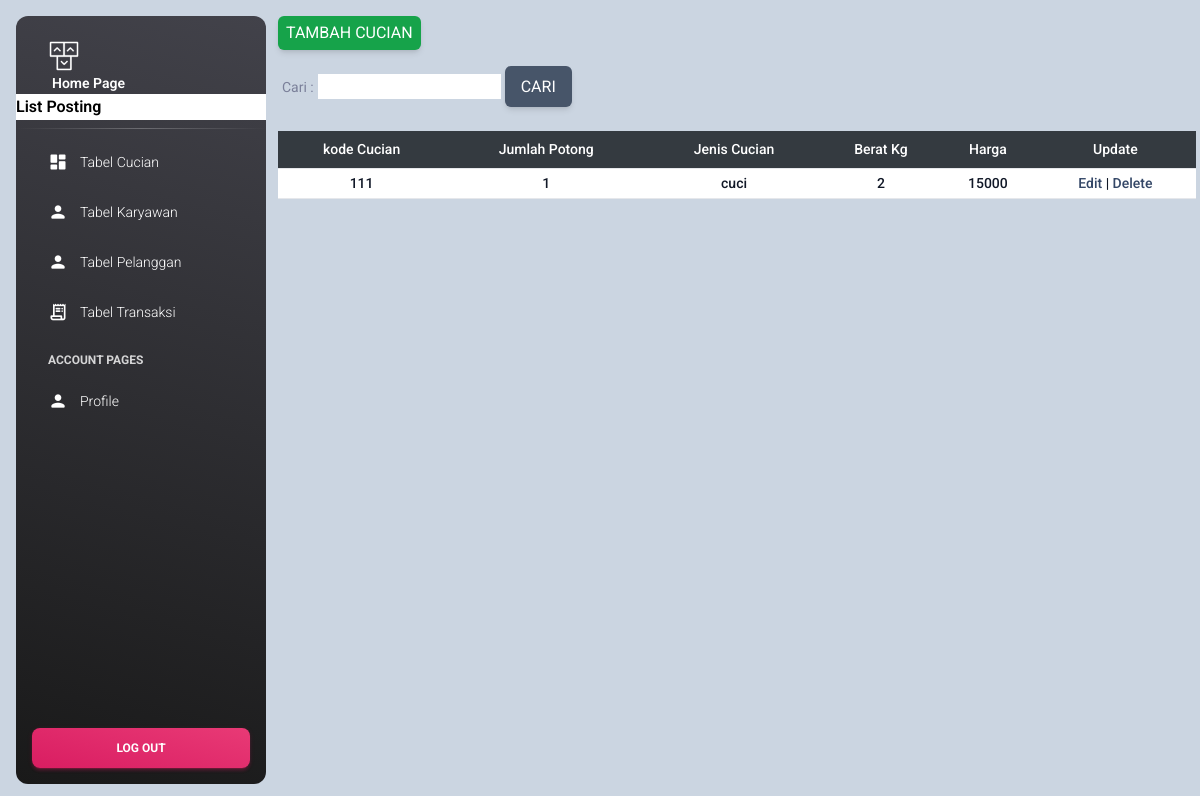
The page /public/cucian/cucian.php on the database as committed earlier.
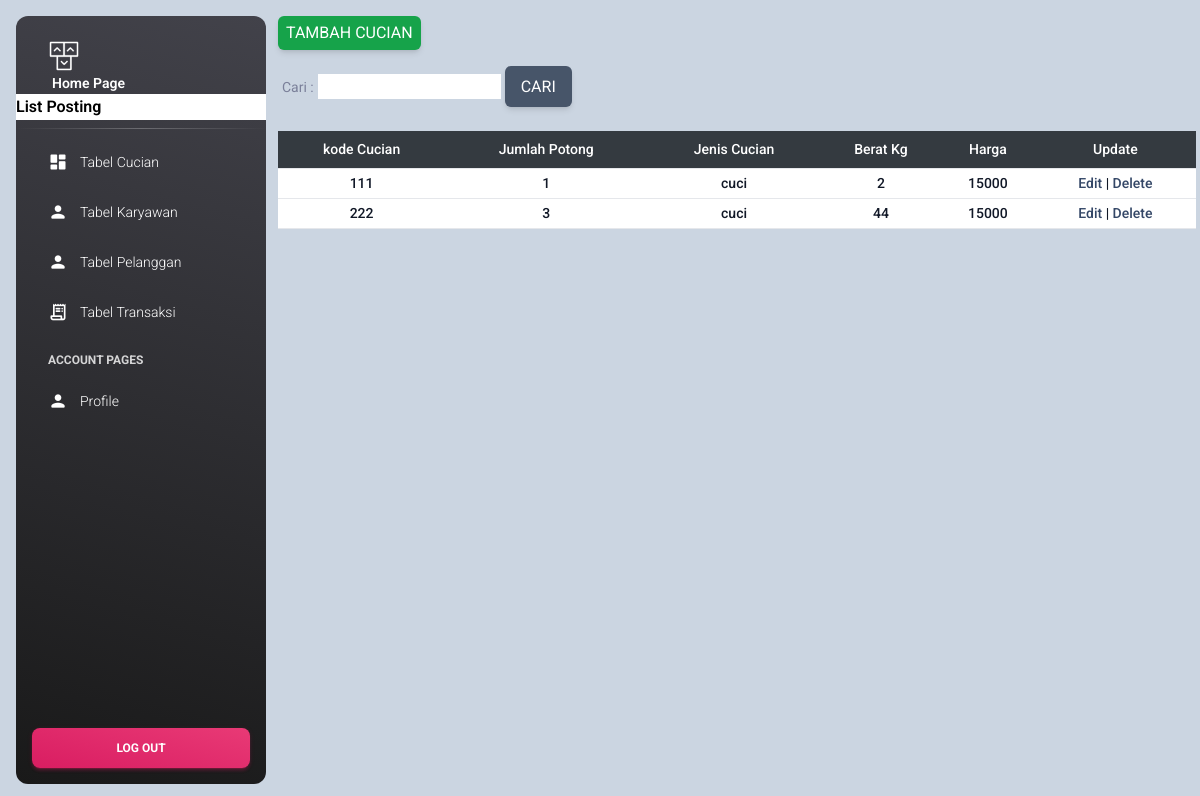
The same page on the database as committed later.
### tables this page shows
CREATE TABLE `cucian` (
  `kodecucian` char(20) NOT NULL,
  `jumlahpotong` int(11) DEFAULT NULL,
  `jeniscucian` varchar(100) DEFAULT NULL,
  `berat_kg` int(11) DEFAULT NULL,
  `harga` int(11) DEFAULT NULL
);

### public/cucian/cucian.php (the view, shortened to what the changed rows need)
<?php
include_once("../../config/config.php");
?>
<!DOCTYPE html>
<html lang="en">
<head>
    <link rel="stylesheet" href="../css/style.css">
<link href="../../assets/css/nucleo-icons.css" rel="stylesheet" />
<link href="../../assets/css/nucleo-svg.css" rel="stylesheet" />
<link id="pagestyle" href="../../assets/css/material-dashboard.css?v=3.0.4" rel="stylesheet" />
</head>
<body class="g-sidenav-show" >
<div class="bg-slate-300 py-25 px-1 min-h-screen ">
<main class="main-content border-radius-lg ">
<div name="kolom1">
  <div class="overflow-x-auto sm:-mx-6 lg:-mx-8">
    <div class="py-4 inline-block min-w-full sm:px-6 lg:px-8">
      <div class="overflow-hidden">
    <table class="min-w-full text-center">
    <thead class="border-b bg-gray-800"">
    <tr>
     <th scope="col" class="text-sm font-medium text-white px-1 py-2">kode Cucian</th>
     <th scope="col" class="text-sm font-medium text-white px-1 py-2">Jumlah Potong</th>
     <th scope="col" class="text-sm font-medium text-white px-1 py-2">Jenis Cucian</th>
     <th scope="col" class="text-sm font-medium text-white px-1 py-2">Berat Kg</th>
     <th scope="col" class="text-sm font-medium text-white px-1 py-2">Harga</th>
     <th scope="col" class="text-sm font-medium text-white px-1 py-2">Update</th>
    </tr>
    </thead>
<tbody>
    <?php
    if(isset($_GET['cari'])){
        $cari = $_GET['cari'];
        $result = mysqli_query($mysqli,"select * from cucian where kodecucian Like '%".$cari."%'");
    }  else{
        $result = mysqli_query($mysqli, "SELECT * FROM cucian ORDER BY kodecucian asc");
    }
    while($user_data = mysqli_fetch_array($result)) {
        echo "<tr class='bg-white border-b' >";
        echo "<td class='px-1 py-1 whitespace-nowrap text-sm font-medium text-gray-900' >".$kodecucian = $user_data['kodecucian']."</td>";
		    echo "<td class='px-1 py-1 whitespace-nowrap text-sm font-medium text-gray-900'>".$jumlahpotong =$user_data['jumlahpotong']."</td>";
		    echo "<td class='px-1 py-1 whitespace-nowrap text-sm font-medium text-gray-900'>".$jeniscucian = $user_data['jeniscucian']."</td>";
		    echo "<td class='px-1 py-1 whitespace-nowrap text-sm font-medium text-gray-900'>".$berat = $user_data['berat_kg']."</td>";
	    	echo "<td class='px-1 py-1 whitespace-nowrap text-sm font-medium text-gray-900'>".$harga = $user_data['harga']."</td>";
        echo "<td class='px-1 py-1 whitespace-nowrap text-sm font-medium text-gray-900'><a  href='edit.php?kodecucian=$user_data[kodecucian]'>Edit</a> | <a href='delete.php?kodecucian=$user_data[kodecucian]'>Delete</a></td></tr>";
    }
    ?>
</tbody>
    </table>
      </div>
    </div>
  </div>
 </div>
</div>
</body>
</html>

Rows that differ between the two databases and show on the page:
added cucian: kodecucian "222", jumlahpotong "3", jeniscucian "cuci", berat_kg "44", harga "15000"
